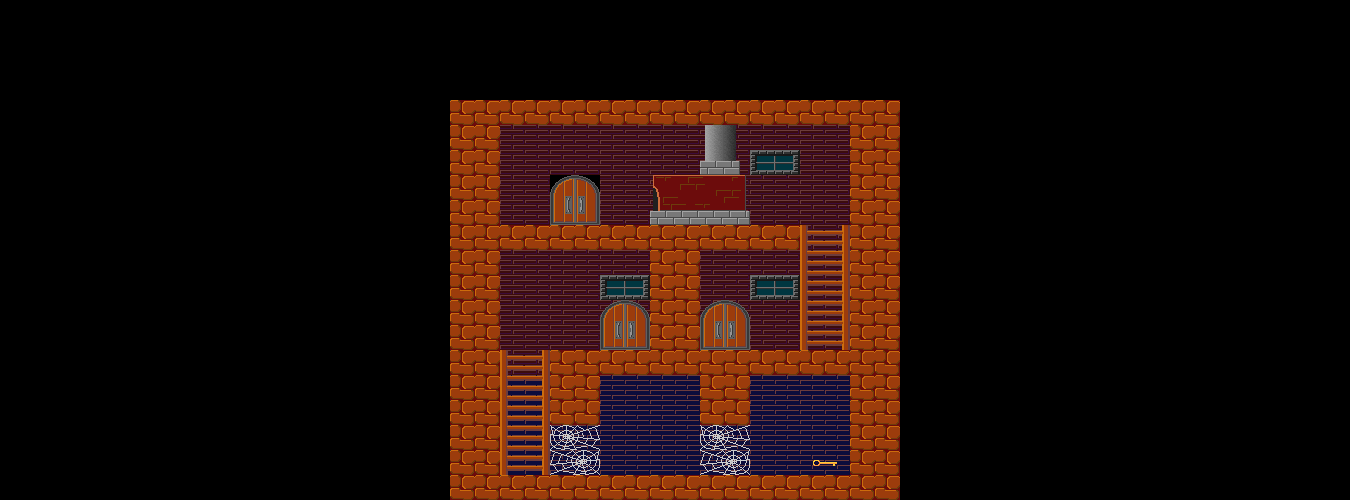

Rendered tile map (Tiled .tmx) drawn with the repository's tilesets; below, a short description and the map source with its tile grids summarised:
An orthogonal 27x20 tile map with 50x25 px tiles, 10 tile layers (Background1, Background2, Gates, Platforms, ...), 11 tilesets and 3 objects (door1, door3, door2).

<map version="1.0" orientation="orthogonal" renderorder="right-down" width="27" height="20" tilewidth="50" tileheight="25" nextobjectid="41">
 <tileset firstgid="1" name="Prizes" tilewidth="32" tileheight="25" tilecount="16" columns="8">
  <image source="../../assets/sprites/tiles/prizes.png" width="256" height="50" />
  <tile id="8">
   <properties>
    <property name="name" value="strawberry" />
   </properties>
  </tile>
  <tile id="13">
   <properties>
    <property name="name" value="donut" />
   </properties>
  </tile>
 </tileset>
 <tileset firstgid="17" name="Garden" tilewidth="50" tileheight="25" tilecount="52" columns="13">
  <image source="../../assets/sprites/tiles/garden.gif" width="650" height="100" />
  <terraintypes>
   <terrain name="1" tile="-1" />
  </terraintypes>
  <tile id="1" terrain="0,0,0,0" />
  <tile id="2" terrain=",,,0" />
  <tile id="3" terrain="0,0,0,0" />
  <tile id="11">
   <properties>
    <property name="destroy" type="int" value="1" />
   </properties>
  </tile>
  <tile id="24">
   <properties>
    <property name="destroy" type="int" value="1" />
   </properties>
  </tile>
  <tile id="40">
   <properties>
    <property name="Collision" type="bool" value="true" />
   </properties>
  </tile>
 </tileset>
 <tileset firstgid="69" name="Blocks" tilewidth="50" tileheight="25" tilecount="18" columns="6">
  <image source="../../assets/sprites/tiles/blocks.gif" width="300" height="75" />
  <tile id="0">
   <properties>
    <property name="block_type" value="test" />
   </properties>
  </tile>
  <tile id="3">
   <properties>
    <property name="destroy" type="int" value="1" />
   </properties>
  </tile>
  <tile id="9">
   <properties>
    <property name="destroy" type="int" value="1" />
   </properties>
  </tile>
  <tile id="14">
   <properties>
    <property name="destroy" type="int" value="1" />
   </properties>
  </tile>
  <tile id="15">
   <properties>
    <property name="destroy" type="int" value="1" />
   </properties>
  </tile>
 </tileset>
 <tileset firstgid="87" name="Doors" tilewidth="50" tileheight="25" tilecount="24" columns="2">
  <image source="../../assets/sprites/tiles/doors.gif" width="100" height="300" />
 </tileset>
 <tileset firstgid="111" name="Walls" tilewidth="50" tileheight="25" tilecount="22" columns="2">
  <image source="../../assets/sprites/tiles/walls.gif" width="100" height="275" />
 </tileset>
 <tileset firstgid="133" name="Windows" tilewidth="50" tileheight="25" tilecount="72" columns="8">
  <image source="../../assets/sprites/tiles/Windows.png" width="400" height="225" />
 </tileset>
 <tileset firstgid="205" name="Furniture" tilewidth="50" tileheight="25" tilecount="136" columns="17">
  <image source="../../assets/sprites/tiles/furniture.gif" width="850" height="200" />
 </tileset>
 <tileset firstgid="341" name="Goods" tilewidth="50" tileheight="25" tilecount="14" columns="2">
  <image source="../../assets/sprites/tiles/goods.gif" width="100" height="175" />
  <tile id="1">
   <properties>
    <property name="name" value="hammer" />
   </properties>
  </tile>
  <tile id="9">
   <properties>
    <property name="name" value="book" />
   </properties>
  </tile>
 </tileset>
 <tileset firstgid="355" name="Keys" tilewidth="50" tileheight="25" tilecount="5" columns="1">
  <image source="../../assets/sprites/tiles/keys.gif" width="50" height="125" />
  <tile id="0">
   <properties>
    <property name="name" value="golden-key" />
   </properties>
  </tile>
  <tile id="1">
   <properties>
    <property name="name" value="metal-key-1" />
   </properties>
  </tile>
  <tile id="2">
   <properties>
    <property name="name" value="metal-key-2" />
   </properties>
  </tile>
  <tile id="3">
   <properties>
    <property name="name" value="metal-key-3" />
   </properties>
  </tile>
  <tile id="4">
   <properties>
    <property name="name" value="metal-key-4" />
   </properties>
  </tile>
 </tileset>
 <tileset firstgid="360" name="Chandeliers" tilewidth="50" tileheight="25" tilecount="12" columns="2">
  <image source="../../assets/sprites/tiles/chandeliers.gif" width="100" height="150" />
 </tileset>
 <tileset firstgid="372" name="Characters" tilewidth="50" tileheight="25" tilecount="24" columns="6">
  <image source="../../assets/sprites/tiles/characters.gif" width="300" height="100" />
 </tileset>
 <layer name="Background1" width="27" height="20">
  <data>[540 cells, 503 non-empty, 7 distinct tile ids]</data>
 </layer>
 <layer name="Background2" width="27" height="20">
  <data>[540 cells, 6 non-empty, 6 distinct tile ids]</data>
 </layer>
 <layer name="Gates" width="27" height="20">
  <properties>
   <property name="gate" type="bool" value="true" />
  </properties>
  <data>[540 cells, 6 non-empty, 4 distinct tile ids]</data>
 </layer>
 <layer name="Platforms" width="27" height="20">
  <properties>
   <property name="platform" type="bool" value="true" />
  </properties>
  <data>[540 cells, 70 non-empty, 3 distinct tile ids]</data>
 </layer>
 <layer name="Stairs" width="27" height="20">
  <properties>
   <property name="stair" type="bool" value="true" />
  </properties>
  <data>[540 cells, 10 non-empty, 2 distinct tile ids]</data>
 </layer>
 <layer name="Prizes" width="27" height="20" offsetx="9" offsety="0">
  <properties>
   <property name="prize" type="bool" value="true" />
  </properties>
  <data>[540 cells, 8 non-empty, 8 distinct tile ids]</data>
 </layer>
 <layer name="Goods" width="27" height="20">
  <properties>
   <property name="goods" type="bool" value="true" />
  </properties>
  <data>[540 cells, 1 non-empty, 1 distinct tile ids]</data>
 </layer>
 <layer name="Doors" width="27" height="20">
  <data>[540 cells, 6 non-empty, 2 distinct tile ids]</data>
 </layer>
 <layer name="Blocks" width="27" height="20">
  <properties>
   <property name="block" type="bool" value="true" />
  </properties>
  <data>[540 cells, 0 non-empty, 0 distinct tile ids]</data>
 </layer>
 <objectgroup name="Gates">
  <properties>
   <property name="cover_layer" value="Doors" />
  </properties>
  <object id="36" name="door1" x="550" y="175" width="50" height="50">
   <properties>
    <property name="gate_target" value="door3:s1_1" />
    <property name="lock" value="" />
   </properties>
  </object>
  <object id="39" name="door3" x="600" y="300" width="50" height="50">
   <properties>
    <property name="gate_target" value="door2" />
    <property name="lock" value="" />
   </properties>
  </object>
  <object id="40" name="door2" x="700" y="300" width="50" height="50">
   <properties>
    <property name="gate_target" value="door3" />
    <property name="lock" value="" />
   </properties>
  </object>
 </objectgroup>
 <layer name="Goods2" width="27" height="20">
  <properties>
   <property name="goods" type="bool" value="true" />
  </properties>
  <data>[540 cells, 0 non-empty, 0 distinct tile ids]</data>
 </layer>
</map>